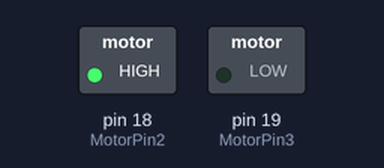
A sketch run on a simulated Arduino Uno, built with avr-gcc and run on an emulated ATmega328P. On the bench: switched loads named in the sketch (green lamp = pin HIGH). What the sketch prints to the serial monitor is not drawn.

Above: at 0.1 s.
Timing chart, 0 to 1.6 s (numbered marks = the images above):
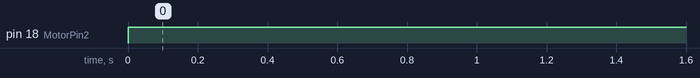

The sketch:

motor.ino
```cpp
int MotorPin2 = 18;
int MotorPin3 = 19;
void setup() {
  pinMode(MotorPin2, OUTPUT);
  pinMode(MotorPin3, OUTPUT);
  Serial.begin(9600);
}

void loop() {

  digitalWrite(MotorPin2, HIGH); //สั่งงานให้โมดูลขับมอเตอร์จ่ายไฟ ออกขา OUT3
  digitalWrite(MotorPin3, LOW); //สั่งงานให้ขา OUT4  เป็นขารับไฟจากขา OUT3
  Serial.println("Motor Right");
  delay(2000);


}
```

Measured:
- by itself, pin 18 (MotorPin2): LOW → HIGH at 0.00 s
